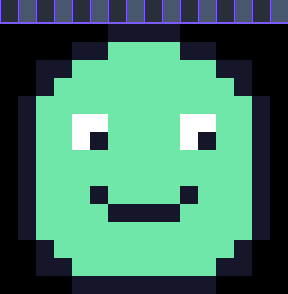
#> input picture frontend/src/assets/how/wobble-clean.png, 288 x 294 px
$ python -i preprocess.py   (imports and definitions only)
#> lines starting #> are read from the running program, lines starting #| are printed output that depends on the picture; after the words box and inside, x2 and y2 are one past the last pixel; in counts of white or black regions, pixels touching at a corner belong together
#> further down, picture is the input picture: shape (294, 288, 3); mean B, G, R 101.4, 123.7, 66.9
"""배경 마스크 생성과 내용물 경계 추출.

원본 `dot_resizer_v3.py`의 preprocess_image / extract_content에 대응한다.
"""

from __future__ import annotations

import cv2
import numpy as np

BBox = tuple[int, int, int, int]


def background_mask(image: np.ndarray) -> tuple[np.ndarray, np.ndarray]:
    """배경을 제외한 영역의 마스크와, 알파를 뗀 BGR 이미지를 돌려준다.

    알파 채널에 투명한 영역이 있으면 그것을 배경으로 보고, 그렇지 않으면
    240 이상의 밝은 픽셀을 흰 배경으로 간주한다. 원본과 동일한 기준이다.
    """
    if image.ndim == 3 and image.shape[2] == 4:
        alpha = image[:, :, 3]
        bgr = image[:, :, :3]
        if np.all(alpha == 255):
            gray = cv2.cvtColor(bgr, cv2.COLOR_BGR2GRAY)
            _, mask = cv2.threshold(gray, 240, 255, cv2.THRESH_BINARY_INV)
        else:
            _, mask = cv2.threshold(alpha, 0, 255, cv2.THRESH_BINARY)
    else:
        bgr = image if image.ndim == 3 else cv2.cvtColor(image, cv2.COLOR_GRAY2BGR)
        gray = cv2.cvtColor(bgr, cv2.COLOR_BGR2GRAY)
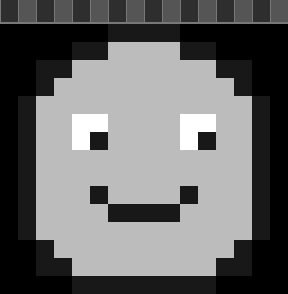
#> gray: shape (294, 288); min 0, max 255, mean 104.3
        _, mask = cv2.threshold(gray, 240, 255, cv2.THRESH_BINARY_INV)
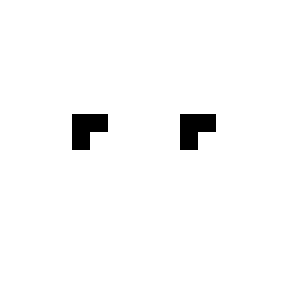
#> mask: shape (294, 288); 97.7% white; 2 black regions, box (x1, y1, x2, y2) and area: (72, 114, 108, 150) 972, (180, 114, 216, 150) 972
    return bgr, mask


def content_bbox(mask: np.ndarray) -> BBox | None:
    """마스크의 비영 픽셀 전체를 감싸는 경계 상자.

    원본은 findContours 후 contours[0]을 썼으나 이는 '가장 큰' 외곽선이 아니라
    '첫 번째' 외곽선이다. 눈·장식처럼 몸통과 떨어진 조각이 있는 스프라이트에서
    내용물의 일부만 잡히는 결함이라, 마스크 전체 기준으로 교체했다.
    """
    x, y, w, h = cv2.boundingRect(mask)
    if w == 0 or h == 0:
        return None
    return int(x), int(y), int(w), int(h)

>>> import cv2
>>> picture = cv2.imread('../../frontend/src/assets/how/wobble-clean.png')
>>> result = background_mask(picture)
